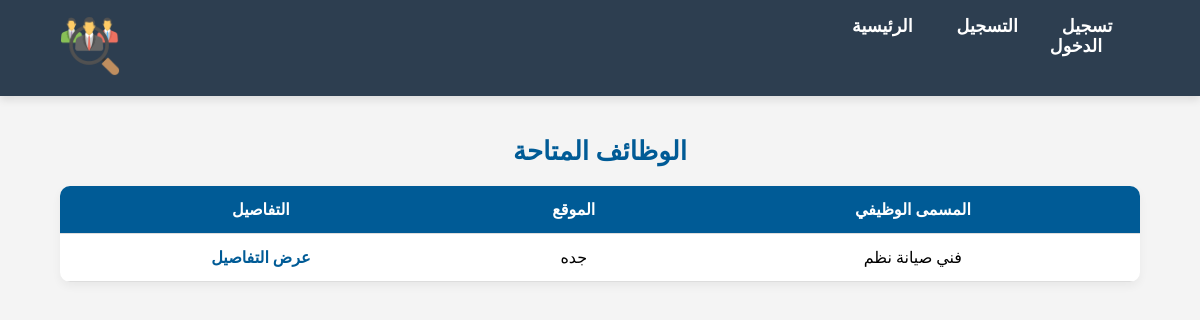
Page /jobseeker_panel/browse_jobs.php on the earlier database version.
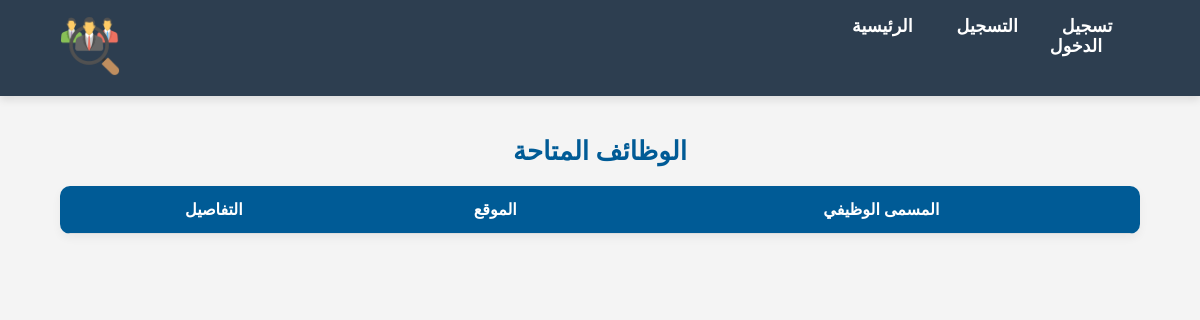
Same page on the later database version.
### tables this page shows
CREATE TABLE IF NOT EXISTS `job_posts` (
  `id` int NOT NULL AUTO_INCREMENT,
  `company_id` int NOT NULL,
  `title` varchar(255) NOT NULL,
  `description` text NOT NULL,
  `required_specialty` varchar(255) NOT NULL,
  `created_at` timestamp NULL DEFAULT CURRENT_TIMESTAMP,
  PRIMARY KEY (`id`),
  KEY `company_id` (`company_id`)
);

### jobseeker_panel/browse_jobs.php (the view, shortened to what this page needs)
<?php
include '../db_connect.php';
$result = $conn->query("SELECT * FROM job_posts");
?>
 <!DOCTYPE html>
<html lang="ar" dir="rtl">
<head>
    <link rel="stylesheet" href="../css/header.css">
    <link rel="stylesheet" href="../css/browes_jobs.css">
    <?php include '../header.php'; ?>
</head>
<body>
    <h2>الوظائف المتاحة</h2>
    <table>
        <tr>
            <th>المسمى الوظيفي</th>
            <th>الموقع</th>
            <th>التفاصيل</th>
        </tr>
        <?php while ($row = $result->fetch_assoc()): ?>
        <tr>
            <td><?= htmlspecialchars($row['title'] ?? '') ?></td>
            <td><?= htmlspecialchars($row['location'] ?? '') ?></td>
            <td><a href="job_details.php?id=<?= $row['id'] ?>">عرض التفاصيل</a></td>
        </tr>
        <?php endwhile; ?>
    </table>
</body>
</html>

### header.php (shortened to what this page needs)
<header class="site-header">
    <nav><ul>
        <ul>  <li><img src="logo.png" style="margin-right:700px" alt="شعار الموقع" class="logo"></li></ul>
        <ul>
            <li><a href="home.php">الرئيسية</a></li>
            <?php if (!isset($_SESSION['user_id'])): ?>
                <li><a href="register.php">التسجيل</a></li>
                <li><a href="loginSeekerjob.php">تسجيل الدخول</a></li>
            <?php else: ?>
                <li><a href="../logout.php">تسجيل الخروج</a></li>
                <li><a href="javascript:history.back()">الرجوع</a></li>
            <?php endif; ?>
        </ul></ul>
    </nav>
</header>

### css/header.css (style rules this page uses)
.site-header { font-family: 'Cairo', sans-serif; font-weight: 500; direction: rtl; background-color: #2d3e50; color: white; padding: 1rem 5%; display: flex; justify-content: space-between; align-items: center; box-shadow: 0 4px 8px rgba(0, 0, 0, 0.1); }
.site-header .logo { width: 60px; height: 60px; object-fit: cover; }
.site-header nav ul { list-style: none; padding: 0; margin: 0; display: flex; gap: 20px; }
.site-header nav ul li a { color: white; text-decoration: none; font-size: 1.2em; padding: 8px 12px; border-radius: 5px; transition: all 0.3s ease-in-out; }

### css/browes_jobs.css (style rules this page uses)
body { font-family: 'Cairo', sans-serif; background-color: #f4f4f4; margin: 0; padding: 0; }
h2 { text-align: center; margin: 40px 0 20px; color: #005b96; font-size: 26px; }
table { width: 90%; margin: 20px auto; border-collapse: collapse; background-color: white; box-shadow: 0 4px 10px rgba(0, 0, 0, 0.05); border-radius: 10px; overflow: hidden; }
th, td { padding: 14px; text-align: center; font-size: 16px; border-bottom: 1px solid #ddd; }
th { background-color: #005b96; color: white; }
a { color: #005b96; text-decoration: none; font-weight: bold; }

### header.php (style rules this page uses)
.site-header { font-family: 'Cairo', sans-serif; direction:ltr; background-color: #2d3e50; color: white; padding: 1rem 5%; display: flex; justify-content: space-between; align-items: center; box-shadow: 0 4px 8px rgba(0, 0, 0, 0.1); }
.site-header .logo { width: 60px; height: 60px; object-fit: cover; }
.site-header nav ul { list-style: none; padding: 0; margin: 0; display: flex; gap: 20px; }
.site-header nav ul li a { color: white; text-decoration: none; font-size: 1.1em; padding: 8px 12px; border-radius: 5px; transition: all 0.3s ease-in-out; font-family: 'Cairo', sans-serif; }

Differences in the rows shown:
removed job_posts: title "فني صيانة نظم", location "جده"
